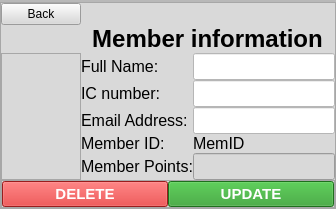
     <widget class="QWidget" name="editMember">
      <layout class="QGridLayout" name="gridLayout_6">
       <property name="sizeConstraint">
        <enum>QLayout::SetDefaultConstraint</enum>
       </property>
       <property name="leftMargin">
        <number>0</number>
       </property>
       <property name="topMargin">
        <number>0</number>
       </property>
       <property name="rightMargin">
        <number>0</number>
       </property>
       <property name="bottomMargin">
        <number>0</number>
       </property>
       <property name="spacing">
        <number>0</number>
       </property>
       <item row="1" column="2">
        <widget class="QFrame" name="frame_25">
         <property name="maximumSize">
          <size>
           <width>100</width>
           <height>16777215</height>
          </size>
         </property>
         <property name="frameShape">
          <enum>QFrame::StyledPanel</enum>
         </property>
         <property name="frameShadow">
          <enum>QFrame::Raised</enum>
         </property>
        </widget>
       </item>
       <item row="1" column="0">
        <widget class="QFrame" name="frame_24">
         <property name="minimumSize">
          <size>
           <width>0</width>
           <height>0</height>
          </size>
         </property>
         <property name="maximumSize">
          <size>
           <width>100</width>
           <height>16777215</height>
          </size>
         </property>
         <property name="frameShape">
          <enum>QFrame::StyledPanel</enum>
         </property>
         <property name="frameShadow">
          <enum>QFrame::Raised</enum>
         </property>
        </widget>
       </item>
       <item row="2" column="0" colspan="3">
        <widget class="QFrame" name="frame_27">
         <property name="maximumSize">
          <size>
           <width>16777215</width>
           <height>30</height>
          </size>
         </property>
         <property name="frameShape">
          <enum>QFrame::StyledPanel</enum>
         </property>
         <property name="frameShadow">
          <enum>QFrame::Raised</enum>
         </property>
        </widget>
       </item>
       <item row="1" column="1">
        <widget class="QFrame" name="frame_23">
         <property name="maximumSize">
          <size>
           <width>925</width>
           <height>650</height>
          </size>
         </property>
         <property name="styleSheet">
          <string notr="true">background-color: rgba(217,217,217,255)</string>
         </property>
         <property name="frameShape">
          <enum>QFrame::StyledPanel</enum>
         </property>
         <property name="frameShadow">
          <enum>QFrame::Raised</enum>
         </property>
         <property name="lineWidth">
          <number>1</number>
         </property>
         <layout class="QGridLayout" name="gridLayout_7">
          <property name="leftMargin">
           <number>0</number>
          </property>
          <property name="topMargin">
           <number>0</number>
          </property>
          <property name="rightMargin">
           <number>0</number>
          </property>
          <property name="bottomMargin">
           <number>0</number>
          </property>
          <property name="spacing">
           <number>0</number>
          </property>
          <item row="3" column="4" rowspan="5">
           <widget class="QFrame" name="frame_30">
            <property name="frameShape">
             <enum>QFrame::StyledPanel</enum>
            </property>
            <property name="frameShadow">
             <enum>QFrame::Raised</enum>
            </property>
           </widget>
          </item>
          <item row="3" column="0" rowspan="5">
           <widget class="QFrame" name="frame_29">
            <property name="frameShape">
             <enum>QFrame::StyledPanel</enum>
            </property>
            <property name="frameShadow">
             <enum>QFrame::Raised</enum>
            </property>
           </widget>
          </item>
          <item row="8" column="0" colspan="5">
           <widget class="QFrame" name="frame_28">
            <property name="maximumSize">
             <size>
              <width>16777215</width>
              <height>40</height>
             </size>
            </property>
            <property name="frameShape">
             <enum>QFrame::StyledPanel</enum>
            </property>
            <property name="frameShadow">
             <enum>QFrame::Raised</enum>
            </property>
            <layout class="QHBoxLayout" name="horizontalLayout_2">
             <property name="spacing">
              <number>0</number>
             </property>
             <property name="leftMargin">
              <number>0</number>
             </property>
             <property name="topMargin">
              <number>0</number>
             </property>
             <property name="rightMargin">
              <number>0</number>
             </property>
             <property name="bottomMargin">
              <number>0</number>
             </property>
             <item>
              <widget class="QPushButton" name="btn_deleteMemEdit">
               <property name="maximumSize">
                <size>
                 <width>180</width>
                 <height>40</height>
                </size>
               </property>
               <property name="font">
                <font>
                 <pointsize>11</pointsize>
                 <weight>75</weight>
                 <bold>true</bold>
                </font>
               </property>
               <property name="cursor">
                <cursorShape>PointingHandCursor</cursorShape>
               </property>
               <property name="styleSheet">
                <string notr="true">background-color: rgba(215,41,41,255);
color: rgb(255, 255, 255);</string>
               </property>
               <property name="text">
                <string>DELETE</string>
               </property>
              </widget>
             </item>
             <item>
              <widget class="QPushButton" name="btn_updateMemEdit">
               <property name="maximumSize">
                <size>
                 <width>180</width>
                 <height>40</height>
                </size>
               </property>
               <property name="font">
                <font>
                 <pointsize>11</pointsize>
                 <weight>75</weight>
                 <bold>true</bold>
                </font>
               </property>
               <property name="cursor">
                <cursorShape>PointingHandCursor</cursorShape>
               </property>
               <property name="styleSheet">
                <string notr="true">background-color: rgba(41,156,39,255);
color: rgb(255, 255, 255);</string>
               </property>
               <property name="text">
                <string>UPDATE</string>
               </property>
              </widget>
             </item>
            </layout>
           </widget>
          </item>
          <item row="0" column="0" alignment="Qt::AlignLeft">
           <widget class="QPushButton" name="btn_back">
            <property name="styleSheet">
             <string notr="true">background-color: rgba(217,217,217,255)</string>
            </property>
            <property name="text">
             <string>Back</string>
            </property>
           </widget>
          </item>
          <item row="5" column="2" colspan="2">
           <widget class="QLineEdit" name="input_email_edit">
            <property name="minimumSize">
             <size>
              <width>0</width>
              <height>0</height>
             </size>
            </property>
            <property name="maximumSize">
             <size>
              <width>16777215</width>
              <height>30</height>
             </size>
            </property>
            <property name="font">
             <font>
              <pointsize>12</pointsize>
             </font>
            </property>
            <property name="styleSheet">
             <string notr="true">background-color: rgb(255, 255, 255)</string>
            </property>
            <property name="text">
             <string/>
            </property>
           </widget>
          </item>
          <item row="6" column="1">
           <widget class="QLabel" name="label_2">
            <property name="maximumSize">
             <size>
              <width>16777215</width>
              <height>30</height>
             </size>
            </property>
            <property name="text">
             <string>&lt;html&gt;&lt;head/&gt;&lt;body&gt;&lt;p&gt;&lt;span style=&quot; font-size:12pt;&quot;&gt;Member ID:&lt;/span&gt;&lt;/p&gt;&lt;/body&gt;&lt;/html&gt;</string>
            </property>
           </widget>
          </item>
          <item row="7" column="1">
           <widget class="QLabel" name="label_18">
            <property name="maximumSize">
             <size>
              <width>16777215</width>
              <height>30</height>
             </size>
            </property>
            <property name="text">
             <string>&lt;html&gt;&lt;head/&gt;&lt;body&gt;&lt;p&gt;&lt;span style=&quot; font-size:12pt;&quot;&gt;Member Points:&lt;/span&gt;&lt;/p&gt;&lt;/body&gt;&lt;/html&gt;</string>
            </property>
           </widget>
          </item>
          <item row="7" column="2" colspan="2">
           <widget class="QLineEdit" name="input_pts_edit">
            <property name="minimumSize">
             <size>
              <width>0</width>
              <height>0</height>
             </size>
            </property>
            <property name="maximumSize">
             <size>
              <width>16777215</width>
              <height>30</height>
             </size>
            </property>
            <property name="font">
             <font>
              <pointsize>12</pointsize>
             </font>
            </property>
            <property name="styleSheet">
             <string notr="true">background-color: rgba(217,217,217,255)</string>
            </property>
            <property name="text">
             <string/>
            </property>
            <property name="readOnly">
             <bool>true</bool>
            </property>
           </widget>
          </item>
          <item row="1" column="1" colspan="3" alignment="Qt::AlignHCenter">
           <widget class="QLabel" name="label_15">
            <property name="sizePolicy">
             <sizepolicy hsizetype="Fixed" vsizetype="Fixed">
              <horstretch>0</horstretch>
              <verstretch>0</verstretch>
             </sizepolicy>
            </property>
            <property name="maximumSize">
             <size>
              <width>16777215</width>
              <height>40</height>
             </size>
            </property>
            <property name="sizeIncrement">
             <size>
              <width>0</width>
              <height>0</height>
             </size>
            </property>
            <property name="styleSheet">
             <string notr="true"/>
            </property>
            <property name="text">
             <string>&lt;html&gt;&lt;head/&gt;&lt;body&gt;&lt;p&gt;&lt;span style=&quot; font-size:18pt; font-weight:600;&quot;&gt;Member information&lt;/span&gt;&lt;/p&gt;&lt;/body&gt;&lt;/html&gt;</string>
            </property>
            <property name="textFormat">
             <enum>Qt::AutoText</enum>
            </property>
            <property name="alignment">
             <set>Qt::AlignCenter</set>
            </property>
           </widget>
          </item>
          <item row="3" column="1">
           <widget class="QLabel" name="label_6">
            <property name="maximumSize">
             <size>
              <width>130</width>
              <height>30</height>
             </size>
            </property>
            <property name="text">
             <string>&lt;html&gt;&lt;head/&gt;&lt;body&gt;&lt;p&gt;&lt;span style=&quot; font-size:12pt;&quot;&gt;Full Name:&lt;/span&gt;&lt;/p&gt;&lt;/body&gt;&lt;/html&gt;</string>
            </property>
           </widget>
          </item>
          <item row="3" column="2" colspan="2">
           <widget class="QLineEdit" name="input_fullName_edit">
            <property name="minimumSize">
             <size>
              <width>0</width>
              <height>0</height>
             </size>
            </property>
            <property name="maximumSize">
             <size>
              <width>16777215</width>
              <height>30</height>
             </size>
            </property>
            <property name="font">
             <font>
              <pointsize>12</pointsize>
             </font>
            </property>
            <property name="styleSheet">
             <string notr="true">background-color: rgb(255, 255, 255)</string>
            </property>
            <property name="text">
             <string/>
            </property>
           </widget>
          </item>
          <item row="4" column="1">
           <widget class="QLabel" name="label_16">
            <property name="maximumSize">
             <size>
              <width>16777215</width>
              <height>30</height>
             </size>
            </property>
            <property name="text">
             <string>&lt;html&gt;&lt;head/&gt;&lt;body&gt;&lt;p&gt;&lt;span style=&quot; font-size:12pt;&quot;&gt;IC number:&lt;/span&gt;&lt;/p&gt;&lt;/body&gt;&lt;/html&gt;</string>
            </property>
           </widget>
          </item>
          <item row="4" column="2" colspan="2">
           <widget class="QLineEdit" name="input_IC_edit">
            <property name="minimumSize">
             <size>
              <width>0</width>
              <height>0</height>
             </size>
            </property>
            <property name="maximumSize">
             <size>
              <width>16777215</width>
              <height>30</height>
             </size>
            </property>
            <property name="font">
             <font>
              <pointsize>12</pointsize>
             </font>
            </property>
            <property name="styleSheet">
             <string notr="true">background-color: rgb(255, 255, 255)</string>
            </property>
            <property name="text">
             <string/>
            </property>
           </widget>
          </item>
          <item row="5" column="1">
           <widget class="QLabel" name="label_17">
            <property name="maximumSize">
             <size>
              <width>16777215</width>
              <height>30</height>
             </size>
            </property>
            <property name="text">
             <string>&lt;html&gt;&lt;head/&gt;&lt;body&gt;&lt;p&gt;&lt;span style=&quot; font-size:12pt;&quot;&gt;Email Address:&lt;/span&gt;&lt;/p&gt;&lt;/body&gt;&lt;/html&gt;</string>
            </property>
           </widget>
          </item>
          <item row="6" column="2" colspan="2">
           <widget class="QLabel" name="lbl_memID">
            <property name="font">
             <font>
              <pointsize>12</pointsize>
             </font>
            </property>
            <property name="text">
             <string>&lt;html&gt;&lt;head/&gt;&lt;body&gt;&lt;p&gt;&lt;span style=&quot; font-size:12pt;&quot;&gt;MemID&lt;/span&gt;&lt;/p&gt;&lt;/body&gt;&lt;/html&gt;</string>
            </property>
           </widget>
          </item>
         </layout>
        </widget>
       </item>
       <item row="0" column="0" colspan="3">
        <widget class="QFrame" name="frame_26">
         <property name="sizePolicy">
          <sizepolicy hsizetype="Preferred" vsizetype="Preferred">
           <horstretch>0</horstretch>
           <verstretch>0</verstretch>
          </sizepolicy>
         </property>
         <property name="maximumSize">
          <size>
           <width>16777215</width>
           <height>30</height>
          </size>
         </property>
         <property name="frameShape">
          <enum>QFrame::StyledPanel</enum>
         </property>
         <property name="frameShadow">
          <enum>QFrame::Raised</enum>
         </property>
         <layout class="QHBoxLayout" name="horizontalLayout_3">
          <property name="spacing">
           <number>0</number>
          </property>
          <property name="leftMargin">
           <number>0</number>
          </property>
          <property name="topMargin">
           <number>0</number>
          </property>
          <property name="rightMargin">
           <number>0</number>
          </property>
          <property name="bottomMargin">
           <number>0</number>
          </property>
         </layout>
        </widget>
       </item>
      </layout>
     </widget>
